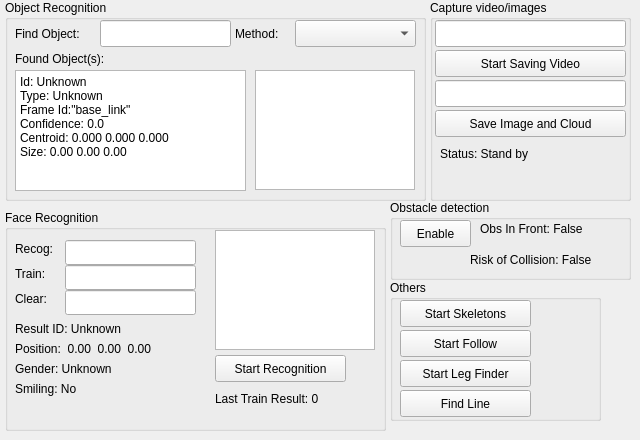
    <widget class="QWidget" name="tabVision">
     <attribute name="title">
      <string>Vision</string>
     </attribute>
     <widget class="QGroupBox" name="gbObjRecog">
      <property name="geometry">
       <rect>
        <x>5</x>
        <y>0</y>
        <width>421</width>
        <height>201</height>
       </rect>
      </property>
      <property name="title">
       <string>Object Recognition</string>
      </property>
      <widget class="QLabel" name="objLblGoalObject">
       <property name="geometry">
        <rect>
         <x>10</x>
         <y>25</y>
         <width>81</width>
         <height>17</height>
        </rect>
       </property>
       <property name="text">
        <string>Find Object:</string>
       </property>
      </widget>
      <widget class="QLineEdit" name="objTxtGoalObject">
       <property name="geometry">
        <rect>
         <x>95</x>
         <y>20</y>
         <width>131</width>
         <height>27</height>
        </rect>
       </property>
      </widget>
      <widget class="QLabel" name="objLblMethod">
       <property name="geometry">
        <rect>
         <x>230</x>
         <y>25</y>
         <width>61</width>
         <height>17</height>
        </rect>
       </property>
       <property name="text">
        <string>Method:</string>
       </property>
      </widget>
      <widget class="QComboBox" name="objCmbMethod">
       <property name="geometry">
        <rect>
         <x>290</x>
         <y>20</y>
         <width>121</width>
         <height>27</height>
        </rect>
       </property>
      </widget>
      <widget class="QGraphicsView" name="objGraResult">
       <property name="geometry">
        <rect>
         <x>250</x>
         <y>70</y>
         <width>160</width>
         <height>120</height>
        </rect>
       </property>
      </widget>
      <widget class="QLabel" name="objLblFound">
       <property name="geometry">
        <rect>
         <x>10</x>
         <y>50</y>
         <width>111</width>
         <height>17</height>
        </rect>
       </property>
       <property name="text">
        <string>Found Object(s):</string>
       </property>
      </widget>
      <widget class="QPlainTextEdit" name="objTxtResults">
       <property name="geometry">
        <rect>
         <x>10</x>
         <y>70</y>
         <width>231</width>
         <height>121</height>
        </rect>
       </property>
       <property name="lineWrapMode">
        <enum>QPlainTextEdit::NoWrap</enum>
       </property>
       <property name="plainText">
        <string>Id: Unknown
Type: Unknown
Frame Id:&quot;base_link&quot;
Confidence: 0.0
Centroid: 0.000 0.000 0.000
Size: 0.00 0.00 0.00</string>
       </property>
      </widget>
     </widget>
     <widget class="QGroupBox" name="gbCapture">
      <property name="geometry">
       <rect>
        <x>430</x>
        <y>0</y>
        <width>201</width>
        <height>201</height>
       </rect>
      </property>
      <property name="title">
       <string>Capture video/images</string>
      </property>
      <widget class="QLineEdit" name="recTxtVideoFile">
       <property name="geometry">
        <rect>
         <x>5</x>
         <y>20</y>
         <width>191</width>
         <height>27</height>
        </rect>
       </property>
      </widget>
      <widget class="QLabel" name="recLblStatus">
       <property name="geometry">
        <rect>
         <x>10</x>
         <y>145</y>
         <width>171</width>
         <height>17</height>
        </rect>
       </property>
       <property name="text">
        <string>Status: Stand by</string>
       </property>
      </widget>
      <widget class="QLineEdit" name="recTxtImgFile">
       <property name="geometry">
        <rect>
         <x>5</x>
         <y>80</y>
         <width>191</width>
         <height>27</height>
        </rect>
       </property>
      </widget>
      <widget class="QPushButton" name="recBtnSaveVideo">
       <property name="geometry">
        <rect>
         <x>5</x>
         <y>50</y>
         <width>191</width>
         <height>27</height>
        </rect>
       </property>
       <property name="text">
        <string>Start Saving Video</string>
       </property>
      </widget>
      <widget class="QPushButton" name="recBtnSaveImg">
       <property name="geometry">
        <rect>
         <x>5</x>
         <y>110</y>
         <width>191</width>
         <height>27</height>
        </rect>
       </property>
       <property name="text">
        <string>Save Image and Cloud</string>
       </property>
      </widget>
     </widget>
     <widget class="QGroupBox" name="gbFaceRecog">
      <property name="geometry">
       <rect>
        <x>5</x>
        <y>210</y>
        <width>381</width>
        <height>221</height>
       </rect>
      </property>
      <property name="title">
       <string>Face Recognition</string>
      </property>
      <widget class="QPushButton" name="facBtnStartRecog">
       <property name="geometry">
        <rect>
         <x>210</x>
         <y>145</y>
         <width>131</width>
         <height>27</height>
        </rect>
       </property>
       <property name="text">
        <string>Start Recognition</string>
       </property>
      </widget>
      <widget class="QGraphicsView" name="facGraResult">
       <property name="geometry">
        <rect>
         <x>210</x>
         <y>20</y>
         <width>160</width>
         <height>120</height>
        </rect>
       </property>
      </widget>
      <widget class="QLabel" name="facLblRecog">
       <property name="geometry">
        <rect>
         <x>10</x>
         <y>30</y>
         <width>51</width>
         <height>17</height>
        </rect>
       </property>
       <property name="text">
        <string>Recog:</string>
       </property>
      </widget>
      <widget class="QLabel" name="facLblTrain">
       <property name="geometry">
        <rect>
         <x>10</x>
         <y>55</y>
         <width>51</width>
         <height>17</height>
        </rect>
       </property>
       <property name="text">
        <string>Train:</string>
       </property>
      </widget>
      <widget class="QLabel" name="facLblClear">
       <property name="geometry">
        <rect>
         <x>10</x>
         <y>80</y>
         <width>51</width>
         <height>17</height>
        </rect>
       </property>
       <property name="text">
        <string>Clear:</string>
       </property>
      </widget>
      <widget class="QLineEdit" name="facTxtRecog">
       <property name="geometry">
        <rect>
         <x>60</x>
         <y>30</y>
         <width>131</width>
         <height>25</height>
        </rect>
       </property>
      </widget>
      <widget class="QLineEdit" name="facTxtTrain">
       <property name="geometry">
        <rect>
         <x>60</x>
         <y>55</y>
         <width>131</width>
         <height>25</height>
        </rect>
       </property>
      </widget>
      <widget class="QLineEdit" name="facTxtClear">
       <property name="geometry">
        <rect>
         <x>60</x>
         <y>80</y>
         <width>131</width>
         <height>25</height>
        </rect>
       </property>
      </widget>
      <widget class="QLabel" name="facLblResultID">
       <property name="geometry">
        <rect>
         <x>10</x>
         <y>110</y>
         <width>191</width>
         <height>17</height>
        </rect>
       </property>
       <property name="text">
        <string>Result ID: Unknown</string>
       </property>
      </widget>
      <widget class="QLabel" name="facLblResultPose">
       <property name="geometry">
        <rect>
         <x>10</x>
         <y>130</y>
         <width>191</width>
         <height>17</height>
        </rect>
       </property>
       <property name="text">
        <string>Position:  0.00  0.00  0.00</string>
       </property>
      </widget>
      <widget class="QLabel" name="facLblResultGender">
       <property name="geometry">
        <rect>
         <x>10</x>
         <y>150</y>
         <width>191</width>
         <height>17</height>
        </rect>
       </property>
       <property name="text">
        <string>Gender: Unknown</string>
       </property>
      </widget>
      <widget class="QLabel" name="facLblResultSmile">
       <property name="geometry">
        <rect>
         <x>10</x>
         <y>170</y>
         <width>151</width>
         <height>17</height>
        </rect>
       </property>
       <property name="text">
        <string>Smiling: No</string>
       </property>
      </widget>
      <widget class="QLabel" name="facLblTrainResult">
       <property name="geometry">
        <rect>
         <x>210</x>
         <y>180</y>
         <width>161</width>
         <height>17</height>
        </rect>
       </property>
       <property name="text">
        <string>Last Train Result: 0</string>
       </property>
      </widget>
     </widget>
     <widget class="QGroupBox" name="gbSkeletons">
      <property name="geometry">
       <rect>
        <x>390</x>
        <y>280</y>
        <width>211</width>
        <height>141</height>
       </rect>
      </property>
      <property name="title">
       <string>Others</string>
      </property>
      <widget class="QPushButton" name="sktBtnStartRecog">
       <property name="geometry">
        <rect>
         <x>10</x>
         <y>20</y>
         <width>131</width>
         <height>27</height>
        </rect>
       </property>
       <property name="text">
        <string>Start Skeletons</string>
       </property>
      </widget>
      <widget class="QPushButton" name="vsnBtnFindLines">
       <property name="geometry">
        <rect>
         <x>10</x>
         <y>110</y>
         <width>131</width>
         <height>27</height>
        </rect>
       </property>
       <property name="text">
        <string>Find Line</string>
       </property>
      </widget>
      <widget class="QPushButton" name="hriBtnStartFollow">
       <property name="geometry">
        <rect>
         <x>10</x>
         <y>50</y>
         <width>131</width>
         <height>27</height>
        </rect>
       </property>
       <property name="text">
        <string>Start Follow</string>
       </property>
      </widget>
      <widget class="QPushButton" name="hriBtnStartLegs">
       <property name="geometry">
        <rect>
         <x>10</x>
         <y>80</y>
         <width>131</width>
         <height>27</height>
        </rect>
       </property>
       <property name="text">
        <string>Start Leg Finder</string>
       </property>
      </widget>
     </widget>
     <widget class="QGroupBox" name="gbObsDetection">
      <property name="geometry">
       <rect>
        <x>390</x>
        <y>200</y>
        <width>241</width>
        <height>80</height>
       </rect>
      </property>
      <property name="title">
       <string>Obstacle detection</string>
      </property>
      <widget class="QPushButton" name="navBtnStartObsDetection">
       <property name="geometry">
        <rect>
         <x>10</x>
         <y>20</y>
         <width>71</width>
         <height>27</height>
        </rect>
       </property>
       <property name="text">
        <string>Enable</string>
       </property>
      </widget>
      <widget class="QLabel" name="navLblObstacleInFront">
       <property name="geometry">
        <rect>
         <x>90</x>
         <y>20</y>
         <width>141</width>
         <height>17</height>
        </rect>
       </property>
       <property name="text">
        <string>Obs In Front: False</string>
       </property>
      </widget>
      <widget class="QLabel" name="navLblRiskOfCollision">
       <property name="geometry">
        <rect>
         <x>80</x>
         <y>50</y>
         <width>151</width>
         <height>20</height>
        </rect>
       </property>
       <property name="text">
        <string>Risk of Collision: False</string>
       </property>
      </widget>
     </widget>
    </widget>
